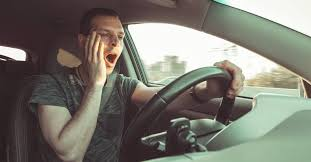
#> input picture Test/images.jpeg, 311 x 162 px
$ python test.py
#> lines starting #> are read from the running program, lines starting #| are printed output that depends on the picture
import requests
import numpy as np
import cv2
import json


# ==========================================================
# Utility functions
# ==========================================================

def sigmoid(x):
    return 1 / (1 + np.exp(-x))


# [78 lines left out: functions xywh2xyxy, nms, yolo_postprocess, not called in this run]


# ==========================================================
# MAIN
# ==========================================================

def main():
    url = "http://localhost:8000/v2/models/sleep_yolo/infer"

    # Load image
    img = cv2.imread("images.jpeg")
#> img is the input picture: shape (162, 311, 3); mean B, G, R 110.9, 120, 122.5
    img_resized = cv2.resize(img, (640, 640))
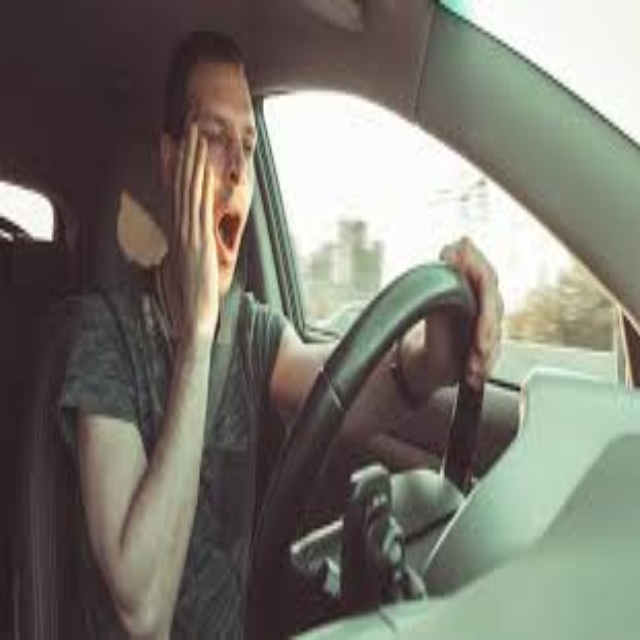
#> img_resized: shape (640, 640, 3); mean B, G, R 110.8, 119.9, 122.3
    img_rgb = cv2.cvtColor(img_resized, cv2.COLOR_BGR2RGB)
    img_np = img_rgb.astype(np.float32) / 255.0

    # Convert to NCHW
    img_np = np.transpose(img_np, (2, 0, 1))[None, ...]

    payload = {
        "inputs": [
            {
                "name": "images",
                "datatype": "FP32",
                "shape": img_np.shape,
                "data": img_np.flatten().tolist()
            }
        ]
    }

    # Send request
    response = requests.post(url, json=payload)
    resp = response.json()

    # Extract output
    raw = np.array(resp["outputs"][0]["data"], dtype=np.float32)
    out = raw.reshape(1, 10, 8400)

    print("Model output shape:", out.shape)

    # Post-process
    h, w = img.shape[:2]
    boxes, scores, classes = yolo_postprocess(out, w, h)

    print("Detected:", len(boxes))

    # Draw boxes
    for (x1, y1, x2, y2), s, c in zip(boxes, scores, classes):
        cv2.rectangle(img, (int(x1), int(y1)), (int(x2), int(y2)), (0, 255, 0), 2)
        cv2.putText(
            img, f"{c}:{s:.2f}", (int(x1), int(y1) - 5),
            cv2.FONT_HERSHEY_SIMPLEX, 0.5, (0, 255, 0), 2
        )

    cv2.imwrite("result.jpg", img)
    print("Saved result.jpg")


if __name__ == "__main__":
    main()
#> (the call stopped at in main, `response = requests.post(url, json=payload)`: requests is not available in this run)
